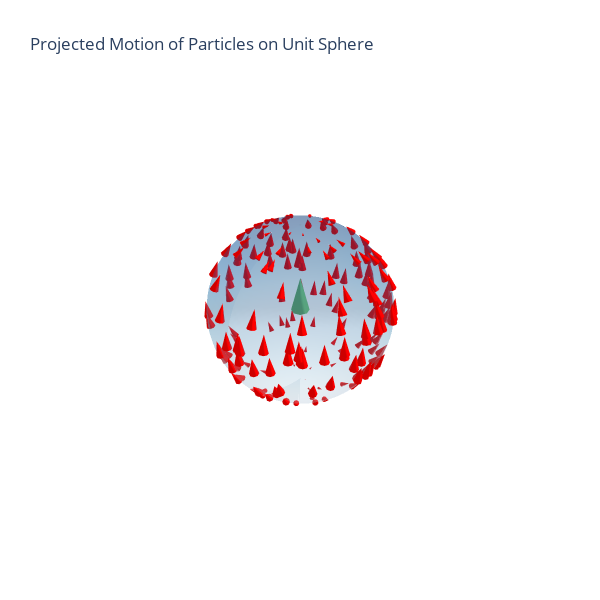

The notebook cell this image was saved under:
### Code cell
# Generate random points on the unit sphere S²
def sample_sphere(n_points):
    phi = np.random.uniform(0, 2 * np.pi, n_points)
    cos_theta = np.random.uniform(-1, 1, n_points)
    theta = np.arccos(cos_theta)
    x = np.sin(theta) * np.cos(phi)
    y = np.sin(theta) * np.sin(phi)
    z = np.cos(theta)
    return np.vstack((x, y, z)).T


# Project fixed vector v onto the tangent space at point x on S²
def project_to_tangent(x, v):
    return v - np.dot(v, x) * x


# Create sphere surface mesh for Plotly
def create_sphere_surface(resolution=50):
    u = np.linspace(0, 2 * np.pi, resolution)
    v = np.linspace(0, np.pi, resolution)
    u, v = np.meshgrid(u, v)
    xs = np.cos(u) * np.sin(v)
    ys = np.sin(u) * np.sin(v)
    zs = np.cos(v)
    return xs, ys, zs


# Main
n_particles = 200
particles = sample_sphere(n_particles)
v_fixed = np.array([0, 0, 1])  # Global direction (e.g. North Pole)
projected_vectors = np.array([project_to_tangent(p, v_fixed) for p in particles])

# Sphere surface
xs, ys, zs = create_sphere_surface()

# Scatter points
# scatter = go.Scatter3d(
#     x=particles[:, 0], y=particles[:, 1], z=particles[:, 2],
#     mode='markers',
#     marker=dict(size=4, color='red'),
#     name='Particles'
# )

# Scatter vector arrows projected on tangent space of sphere
tangent_vecs = go.Cone(
    x=particles[:, 0],
    y=particles[:, 1],
    z=particles[:, 2],
    u=projected_vectors[:, 0],
    v=projected_vectors[:, 1],
    w=projected_vectors[:, 2],
    sizemode="raw",
    sizeref=0.2,
    anchor="tail",
    # colorscale='Reds',
    colorscale=[[0, "red"], [1, "red"]],
    showscale=False,
    name="Projected Vectors",
)

# Fixed direction vector (green)
global_vec = go.Cone(
    x=[0],
    y=[0],
    z=[0],
    u=[v_fixed[0]],
    v=[v_fixed[1]],
    w=[v_fixed[2]],
    sizemode="raw",
    sizeref=0.4,
    anchor="tail",
    colorscale="Greens",
    showscale=False,
    name="Global Direction",
)

# Sphere surface mesh
surface = go.Surface(x=xs, y=ys, z=zs, opacity=0.3, colorscale="Blues", showscale=False)

# Layout and figure
layout = go.Layout(
    width=600,
    height=600,
    # scene=dict(
    #     xaxis=dict(range=[-1.2, 1.2]),
    #     yaxis=dict(range=[-1.2, 1.2]),
    #     zaxis=dict(range=[-1.2, 1.2]),
    #     aspectmode="data",
    # ),
    scene=dict(
        xaxis=dict(visible=False),
        yaxis=dict(visible=False),
        zaxis=dict(visible=False),
        aspectmode="data",
    ),
    title="Projected Motion of Particles on Unit Sphere",
    showlegend=True,
)

fig = go.Figure(
    data=[
        surface,
        # scatter,
        tangent_vecs,
        global_vec,
    ],
    layout=layout,
)
fig.show()

### Figure 1 — Plotly figure (JSON) as saved in the notebook; plotly's stock layout.template omitted (floating-point values rounded to 4 significant figures; data arrays with more than 128 entries replaced by an {"elided": "..."} marker saying what was removed)
{"data": [{"colorscale": [[0, "rgb(247,251,255)"], [0.125, "rgb(222,235,247)"], [0.25, "rgb(198,219,239)"], [0.375, "rgb(158,202,225)"], [0.5, "rgb(107,174,214)"], [0.625, "rgb(66,146,198)"], [0.75, "rgb(33,113,181)"], [0.875, "rgb(8,81,156)"], [1, "rgb(8,48,107)"]], "opacity": 0.3, "showscale": false, "type": "surface", "x": {"elided": "50x50 float values"}, "y": {"elided": "50x50 float values"}, "z": {"elided": "50x50 float values"}}, {"anchor": "tail", "colorscale": [[0, "red"], [1, "red"]], "name": "Projected Vectors", "showscale": false, "sizemode": "raw", "sizeref": 0.2, "type": "cone", "u": {"elided": "200 float values"}, "v": {"elided": "200 float values"}, "w": {"elided": "200 float values"}, "x": {"elided": "200 float values"}, "y": {"elided": "200 float values"}, "z": {"elided": "200 float values"}}, {"anchor": "tail", "colorscale": [[0, "rgb(247,252,245)"], [0.125, "rgb(229,245,224)"], [0.25, "rgb(199,233,192)"], [0.375, "rgb(161,217,155)"], [0.5, "rgb(116,196,118)"], [0.625, "rgb(65,171,93)"], [0.75, "rgb(35,139,69)"], [0.875, "rgb(0,109,44)"], [1, "rgb(0,68,27)"]], "name": "Global Direction", "showscale": false, "sizemode": "raw", "sizeref": 0.4, "type": "cone", "u": [0], "v": [0], "w": [1], "x": [0], "y": [0], "z": [0]}], "layout": {"height": 600, "scene": {"aspectmode": "data", "xaxis": {"visible": false}, "yaxis": {"visible": false}, "zaxis": {"visible": false}}, "showlegend": true, "title": {"text": "Projected Motion of Particles on Unit Sphere"}, "width": 600}}
